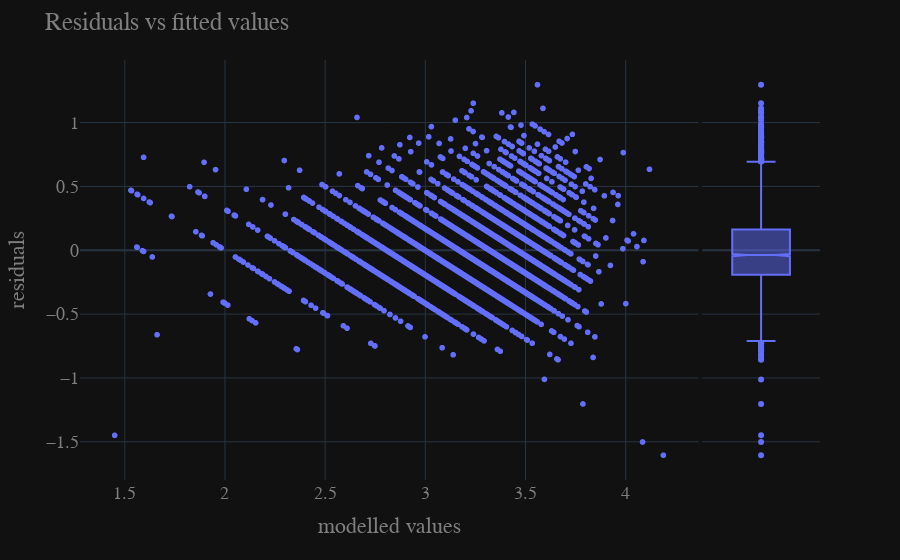

Notebook source saved alongside this figure:
### Markdown cell above
### Homoscedasticity

### Code cell
df = abalone
df['fitted'] = results.predict()
df['residuals'] = results.resid

fig = px.scatter(abalone, x='fitted', y='residuals', marginal_y='box')
fig.update_layout(
    title="Residuals vs fitted values",
    yaxis_title="residuals",
    xaxis_title="modelled values",
    font=dict(
        family="Lucida Sans, monospace",
        size=18,
        color="#7f7f7f"
    )
)

### Figure 1 — Plotly figure (JSON) as saved in the notebook; plotly's stock layout.template omitted (floating-point values rounded to 4 significant figures; data arrays with more than 128 entries replaced by an {"elided": "..."} marker saying what was removed)
{"data": [{"hovertemplate": "fitted=%{x}<br>residuals=%{y}<extra></extra>", "legendgroup": "", "marker": {"color": "#636efa", "symbol": "circle"}, "mode": "markers", "name": "", "showlegend": false, "x": {"elided": "4177 float values"}, "xaxis": "x", "y": {"elided": "4177 float values"}, "yaxis": "y", "type": "scattergl"}, {"alignmentgroup": "True", "hovertemplate": "residuals=%{y}<extra></extra>", "legendgroup": "", "marker": {"color": "#636efa", "symbol": "circle"}, "name": "", "notched": true, "offsetgroup": "", "showlegend": false, "xaxis": "x2", "y": {"elided": "4177 float values"}, "yaxis": "y2", "type": "box"}], "layout": {"xaxis": {"anchor": "y", "domain": [0.0, 0.8358], "title": {"text": "modelled values"}}, "yaxis": {"anchor": "x", "domain": [0.0, 1.0], "title": {"text": "residuals"}}, "xaxis2": {"anchor": "y2", "domain": [0.8408, 1.0], "matches": "x2", "showticklabels": false, "showline": false, "ticks": "", "showgrid": false}, "yaxis2": {"anchor": "x2", "domain": [0.0, 1.0], "matches": "y", "showticklabels": false, "showgrid": true}, "legend": {"tracegroupgap": 0}, "margin": {"t": 60}, "font": {"family": "Lucida Sans, monospace", "size": 18, "color": "#7f7f7f"}, "title": {"text": "Residuals vs fitted values"}}}
